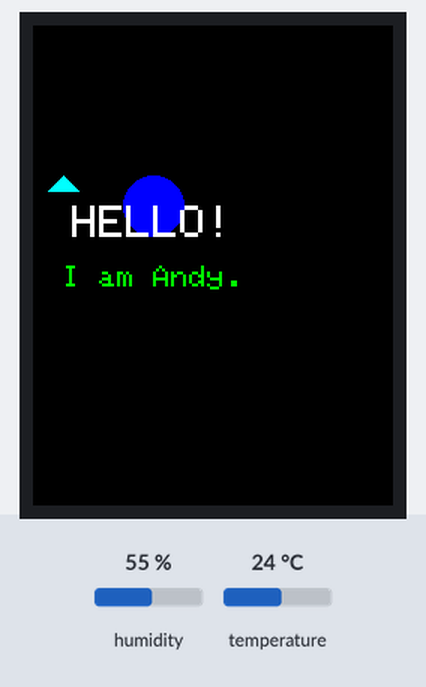
Simulated run of this sketch. Board: Arduino Uno, built with avr-gcc and run on an emulated ATmega328P. Shown: 240×320 colour display. The inputs (shaded band) are chosen by the test bench; at power-on: humidity 55 %, temperature 24 °C. What the sketch prints to the serial monitor is not drawn.

Above: at 0.2 s.
At 2.7 s:
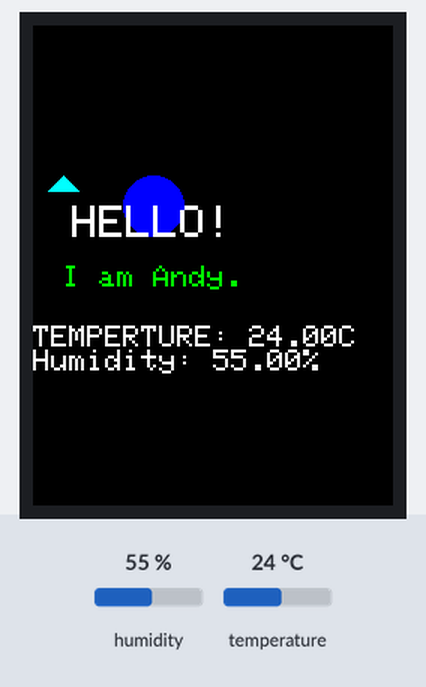
2.8 s: humidity set to 22 %
5.8 s: temperature set to 12 °C
At 7.5 s:
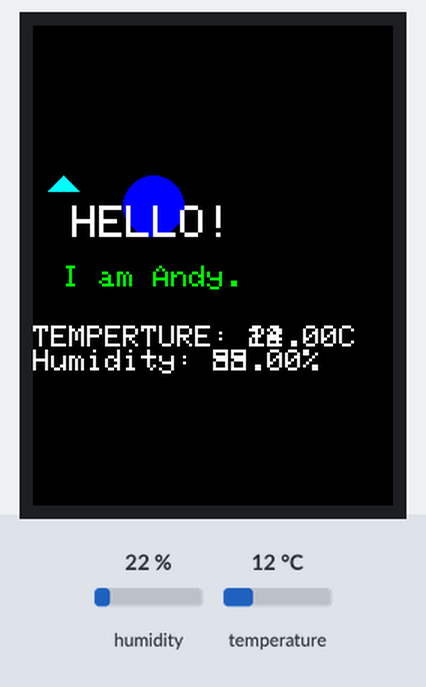
8.8 s: humidity set to 40 %
11.8 s: temperature set to 19 °C
Timing chart, 0 to 14.8 s (numbered marks = the images above; inputs shaded):
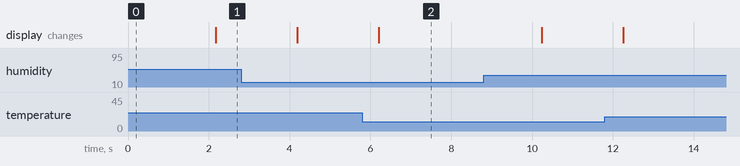

The sketch:

dht22_test.ino
```cpp
#include "SPI.h"
#include "DHT.h"
#include <Adafruit_GFX.h>
#include <Adafruit_ILI9341.h>
#include <stdio.h>
//define the constant infromation
#define BLACK    0x0000
#define BLUE     0xF800
#define RED      0x001F
#define GREEN    0x07E0
#define CYAN     0xFFE0
#define MAGENTA  0xF81F
#define YELLOW   0x07FF
#define WHITE    0xFFFF
#define TFT_DC 9
#define TFT_CS 10
#define DHTTYPE DHT22
#define DHTPIN 5
// Monitor and Sensor Setting
DHT dht(DHTPIN,DHTTYPE);
Adafruit_ILI9341 tft= Adafruit_ILI9341(TFT_CS,TFT_DC);
void setup()
{
    Serial.begin(9600);
    tft.begin();
    tft.setCursor(20,60);//set the coordinate
    tft.fillTriangle(10, 110, 20, 100, 30, 110, YELLOW);//draw the pattern
    tft.setCursor(60,40);
    tft.fillCircle(80, 120, 20, RED);
    tft.setCursor(26,120);
    tft.setTextColor(ILI9341_WHITE);//set text color
    tft.setTextSize(3);//set text size
    tft.println("HELLO!");
    tft.setCursor(20,160);
    tft.setTextColor(ILI9341_GREEN);
    tft.setTextSize(2);
    tft.println("I am Andy.");
    dht.begin();
}
void loop()
{
   // Wait a few seconds between measurements.
  delay(2000);

  // Reading temperature or humidity takes about 250 milliseconds!
  // Sensor readings may also be up to 2 seconds 'old' (its a very slow sensor)
  float h = dht.readHumidity();
  // Read temperature as Celsius
  float t = dht.readTemperature();
  // Read temperature as Fahrenheit
  float f = dht.readTemperature(true);

  // Check if any reads failed and exit early (to try again).
  if (isnan(h) || isnan(t) || isnan(f)) {
    Serial.println("Failed to read from DHT sensor!");
    return;
  }

  // Compute heat index
  // Must send in temp in Fahrenheit!
  float hi = dht.computeHeatIndex(f, h);

  Serial.print("Humidity: ");
  Serial.print(h);
  Serial.print(" %\t");
  Serial.print("Temperature: ");
  Serial.print(t);
  Serial.print(" *C ");
  Serial.print(f);
  Serial.print(" *F\t");
  Serial.print("Heat index: ");
  Serial.print(hi);
  Serial.println(" *F");
  tft.setCursor(0,200);
  tft.setTextColor(ILI9341_WHITE);
  tft.setTextSize(2);
  tft.print("TEMPERTURE: ");
  tft.print(t);
  tft.println("C");
  tft.print("Humidity: ");
  tft.print(h);
  tft.println("%");
  //Warning notification
  if(t>=60)
  {
     tft.setTextColor(ILI9341_RED);
     tft.println("Warning:");
     tft.print("TEMPERTURE>=60");
  }
}
```

Measured:
- after the input at 5.8 s, the display: changes after 0.41 s (image 2)
